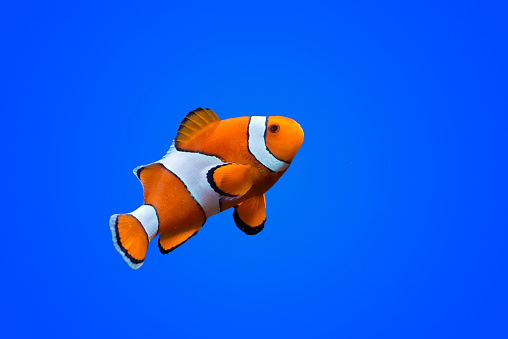
#> input picture fish.jpg, 508 x 339 px, given in place of ., which was not available
$ python kmeans.py --fileDir .
#> lines starting #> are read from the running program, lines starting #| are printed output that depends on the picture; after the words box and inside, x2 and y2 are one past the last pixel; in counts of white or black regions, pixels touching at a corner belong together; pictures that were not available may be replaced by others from this repository, and a replacement may not be noted
import cv2
import argparse
import numpy as np

def color2ID(argument):
    #"white","black","gray","red","blue","green","yellow","purple","brown","orange"
    switcher={
        "white":[[[0,0,230],[180,75,255]]],#    Yifu (mod: upper hue changed 179->180)
        "black":[[[0,0,0],[180,255,60]]],#      Ramsey (mod: upper hue changed from 255->180)
        "gray":[[[0,0,120],[180,40,180]]],
        "red":[[[170,125,90],[180,255,255]],[[0,125,90],[3,255,255]]],#  Abraham
        "blue":[[[85,110,120],[130,255,255]]],#     Ryan
        "green":[[[35,100,100],[85,250,250]]],#     Nan
        "yellow":[[[45/2,110,30],[45/2+15,255,255]]],
        "purple":[[[130, 50, 70],[155, 255, 255]]],#    Meghan
        "brown":[[[9,100,80],[40,220,180]]],#           Joyce (mod: lower hue changed 0->9)
        "orange":[[[5,100,100],[16,255,255]]]#          Mason
    }

    return switcher.get(argument, "Bad Color!!!")

def IDcolor(hsv):
    pixcolor="unknown"
    colors = ["white","black","gray","red","blue","green","yellow","purple","brown","orange"]
    for color in colors:
        colorArr = color2ID(color)
        if (hsv[0] >= colorArr[0][0][0] and hsv[1] >= colorArr[0][0][1]
            and hsv[2] >= colorArr[0][0][2] and hsv[0] <= colorArr[0][1][0]
            and hsv[1] <= colorArr[0][1][1] and hsv[2] <= colorArr[0][1][2]):
            pixcolor = color
            break
        if (color == "red" and hsv[0] >= colorArr[1][0][0] and hsv[1] >= colorArr[1][0][1]
            and hsv[2] >= colorArr[1][0][2] and hsv[0] <= colorArr[1][1][0]
            and hsv[1] <= colorArr[1][1][1] and hsv[2] <= colorArr[1][1][2]):
            pixcolor = color
            break
    return pixcolor


ap = argparse.ArgumentParser()
ap.add_argument("-f", "--fileDir", required=True, help="path to image analyzed")

args = vars(ap.parse_args())
imgFile = args["fileDir"]
img = cv2.imread(imgFile)
#> img is the input picture: shape (339, 508, 3); mean B, G, R 234, 89.5, 16.3
hsv = cv2.cvtColor(img, cv2.COLOR_BGR2HSV)
#> hsv: shape (339, 508, 3); mean H, S, V 103.2, 248.8, 245.5

pink = [175, 100, 255]
mask_value = 255
super_mask = cv2.inRange(hsv, np.array([0,0,0]), np.array([100, 255, 255]))
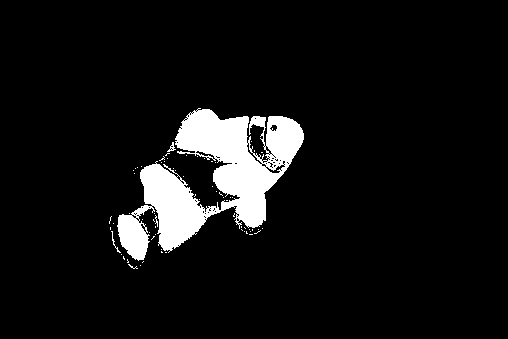
#> super_mask: shape (339, 508); 7.2% white; 67 white regions (64 under 20 px), largest, box (x1, y1, x2, y2) and area: (117, 108, 304, 261) 12195, (167, 142, 176, 152) 33, (111, 231, 121, 253) 33
super_mask = 255 - super_mask

area = hsv.shape[0]*hsv.shape[1]
#> area = 172212
colors = ["white","black","gray","red","blue","green","yellow","purple","brown","orange"]

rank=[]
for trgtColor in colors:
    cNum = []
    for id in color2ID(trgtColor):
        cNum.append(id)
    low = np.array([cNum[0][0]])
    high = np.array([cNum[0][1]])
    mask = cv2.inRange(hsv, low, high)

    if (trgtColor == "red"):
        low2 = np.array([cNum[1][0]])
        high2 = np.array([cNum[1][1]])
        mask2 = cv2.inRange(hsv, low2, high2)
        mask = cv2.bitwise_or(mask, mask2)
    super_mask = cv2.bitwise_or(super_mask, mask)

    switcher = {
        "white": [0,0,255],
        "black": [0,0,0],
        "gray": [0,0,150],
        "red": [4, 219, 219],
        "blue":[109, 219, 219],
        "green":[59, 219, 255],
        "yellow":[30, 219, 255],
        "purple": [127, 219, 255],
        "brown": [19, 199, 109],
        "orange": [14, 230, 255]
    }

    ratio = (mask==225).sum()/area*100
    rank.append([ratio, trgtColor])
    sel = mask == mask_value
    hsv[sel] = switcher.get(trgtColor)
#> this loop made 10 passes
#> pass 1, `mask = cv2.inRange(hsv, low, high)`:
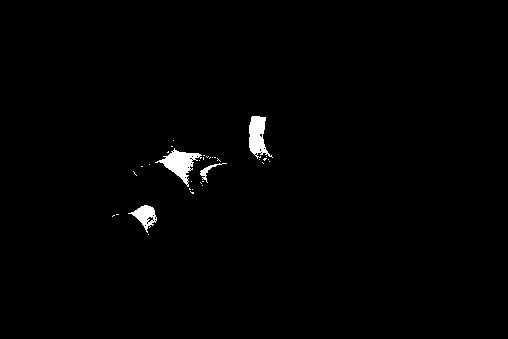
#> mask: shape (339, 508); 1% white; 34 white regions (30 under 20 px), largest, box (x1, y1, x2, y2) and area: (155, 148, 202, 187) 681, (249, 116, 273, 159) 582, (128, 205, 157, 233) 352, (200, 163, 227, 183) 105
#> pass 1, `super_mask = cv2.bitwise_or(super_mask, mask)`:
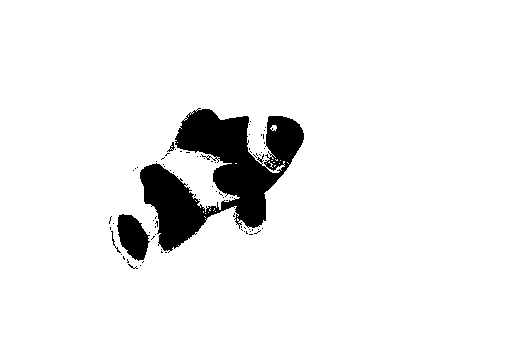
#> super_mask: shape (339, 508); 93.1% white; 78 black regions (74 under 20 px), largest, box (x1, y1, x2, y2) and area: (140, 108, 304, 253) 10680, (117, 214, 150, 261) 1007, (111, 231, 121, 253) 33, (167, 142, 175, 152) 29
#> pass 2, `mask = cv2.inRange(hsv, low, high)`:
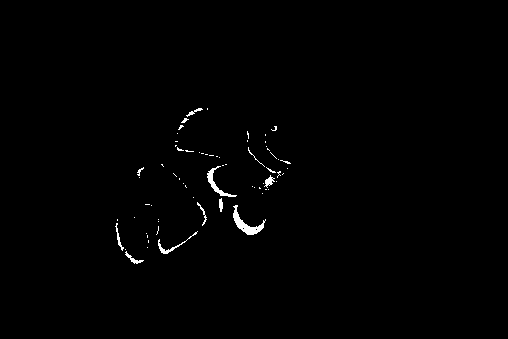
#> mask: shape (339, 508); 0.71% white; 68 white regions (56 under 20 px), largest, box (x1, y1, x2, y2) and area: (233, 205, 266, 235) 298, (207, 166, 237, 197) 194, (158, 231, 198, 254) 113
#> after the loop: hsv: shape (339, 508, 3); mean H, S, V 101, 214.1, 218.1
#> after the loop:
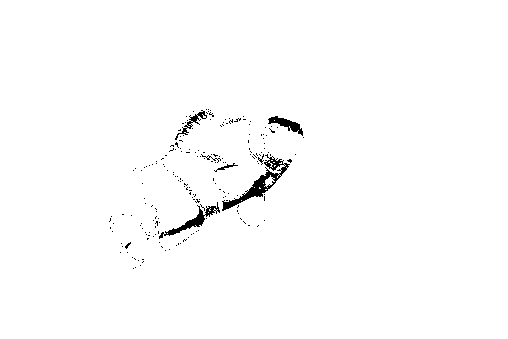
#> super_mask: shape (339, 508); 98.8% white; 196 black regions (189 under 20 px), largest, box (x1, y1, x2, y2) and area: (222, 154, 290, 211) 744, (159, 202, 220, 239) 404, (268, 116, 303, 136) 261
#> after the loop, rank = [[0, 'white'], [0, 'black'], [0, 'gray'], [0, 'red'], [0, 'blue'], [0, 'green'], [0, 'yellow'], [0, 'purple'], [0, 'brown'], [0, 'orange']]

rank = sorted(rank, reverse=True)
#> rank = [[0, 'yellow'], [0, 'white'], [0, 'red'], [0, 'purple'], [0, 'orange'], [0, 'green'], [0, 'gray'], [0, 'brown'], [0, 'blue'], [0, 'black']]
# [9 lines of commented-out code are left out]
for x in rank:
    print(x)
#> this loop made 10 passes
#| [0.0, 'yellow']
#| [0.0, 'white']
#| [0.0, 'red']
#| [0.0, 'purple']
#| [0.0, 'orange']
#| [0.0, 'green']
#| [0.0, 'gray']
#| [0.0, 'brown']
#> (further printed lines are left out)


# [12 lines of commented-out code are left out]

while True:
    cv2.imshow("img", img)
    cv2.imshow("simplified", img)

    k = cv2.waitKey(27) & 0xff
#> (key q is pressed here)

    if k == ord('q'):
        break

cv2.destroyAllWindows()
